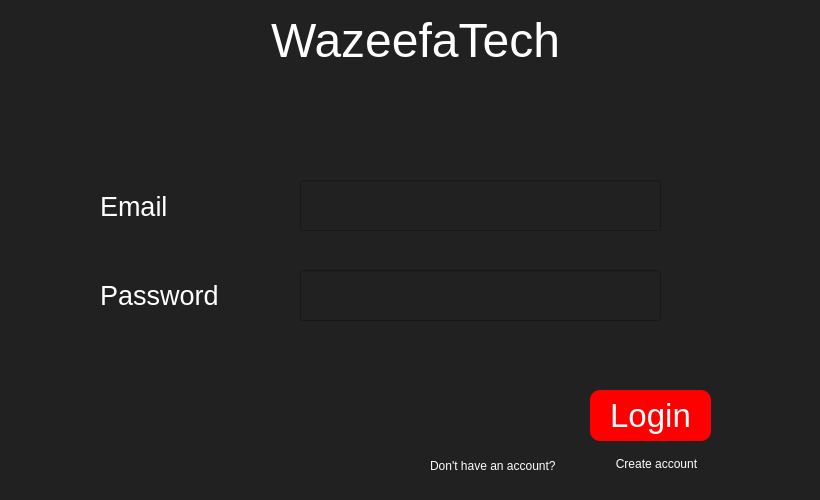
<?xml version="1.0" encoding="UTF-8"?>
<ui version="4.0">
 <class>Login</class>
 <widget class="QDialog" name="Login">
  <property name="geometry">
   <rect>
    <x>0</x>
    <y>0</y>
    <width>820</width>
    <height>500</height>
   </rect>
  </property>
  <property name="windowTitle">
   <string>Dialog</string>
  </property>
  <property name="styleSheet">
   <string notr="true">background-color: rgb(33, 33, 33); color: white; font-family: &quot;Calibri&quot;;</string>
  </property>
  <widget class="QLineEdit" name="email">
   <property name="geometry">
    <rect>
     <x>300</x>
     <y>180</y>
     <width>361</width>
     <height>51</height>
    </rect>
   </property>
   <property name="styleSheet">
    <string notr="true">color: rgb(255, 255, 255); font-size: 20pt;</string>
   </property>
  </widget>
  <widget class="QLabel" name="label_3">
   <property name="geometry">
    <rect>
     <x>100</x>
     <y>186</y>
     <width>151</width>
     <height>41</height>
    </rect>
   </property>
   <property name="styleSheet">
    <string notr="true">color: rgb(255, 255, 255); font-size: 20pt;</string>
   </property>
   <property name="text">
    <string>Email</string>
   </property>
  </widget>
  <widget class="QLineEdit" name="password">
   <property name="geometry">
    <rect>
     <x>300</x>
     <y>270</y>
     <width>361</width>
     <height>51</height>
    </rect>
   </property>
   <property name="styleSheet">
    <string notr="true">color: rgb(255, 255, 255); font-size: 20pt;</string>
   </property>
  </widget>
  <widget class="QLabel" name="label_4">
   <property name="geometry">
    <rect>
     <x>100</x>
     <y>280</y>
     <width>151</width>
     <height>31</height>
    </rect>
   </property>
   <property name="styleSheet">
    <string notr="true">color: rgb(255, 255, 255); font-size: 20pt;</string>
   </property>
   <property name="text">
    <string>Password</string>
   </property>
  </widget>
  <widget class="QLabel" name="label_2">
   <property name="enabled">
    <bool>true</bool>
   </property>
   <property name="geometry">
    <rect>
     <x>0</x>
     <y>0</y>
     <width>831</width>
     <height>81</height>
    </rect>
   </property>
   <property name="font">
    <font>
     <family>Segoe UI</family>
     <pointsize>36</pointsize>
     <weight>50</weight>
     <italic>false</italic>
     <bold>false</bold>
    </font>
   </property>
   <property name="styleSheet">
    <string notr="true">color: rgb(255, 255, 255); 
font: 36pt &quot;Segoe UI&quot;;</string>
   </property>
   <property name="text">
    <string>WazeefaTech</string>
   </property>
   <property name="alignment">
    <set>Qt::AlignCenter</set>
   </property>
  </widget>
  <widget class="QPushButton" name="loginButton">
   <property name="geometry">
    <rect>
     <x>590</x>
     <y>390</y>
     <width>121</width>
     <height>51</height>
    </rect>
   </property>
   <property name="styleSheet">
    <string notr="true">color: rgb(255, 255, 255); background-color: rgb(255, 0, 0); font-size: 25pt; border-radius: 10px;</string>
   </property>
   <property name="text">
    <string>Login</string>
   </property>
  </widget>
  <widget class="QLabel" name="label">
   <property name="geometry">
    <rect>
     <x>430</x>
     <y>450</y>
     <width>161</width>
     <height>31</height>
    </rect>
   </property>
   <property name="styleSheet">
    <string notr="true">font: 8pt &quot;MS Shell Dlg 2&quot;; color: rgb(255, 255, 255);</string>
   </property>
   <property name="text">
    <string>Don't have an account?</string>
   </property>
  </widget>
  <widget class="QPushButton" name="createaccButton">
   <property name="geometry">
    <rect>
     <x>610</x>
     <y>450</y>
     <width>93</width>
     <height>28</height>
    </rect>
   </property>
   <property name="styleSheet">
    <string notr="true">font: 8pt &quot;MS Shell Dlg 2&quot;; color: rgb(255, 255, 255); background-color: transparent; border: none;</string>
   </property>
   <property name="text">
    <string>Create account</string>
   </property>
  </widget>
 </widget>
 <resources/>
 <connections/>
</ui>
